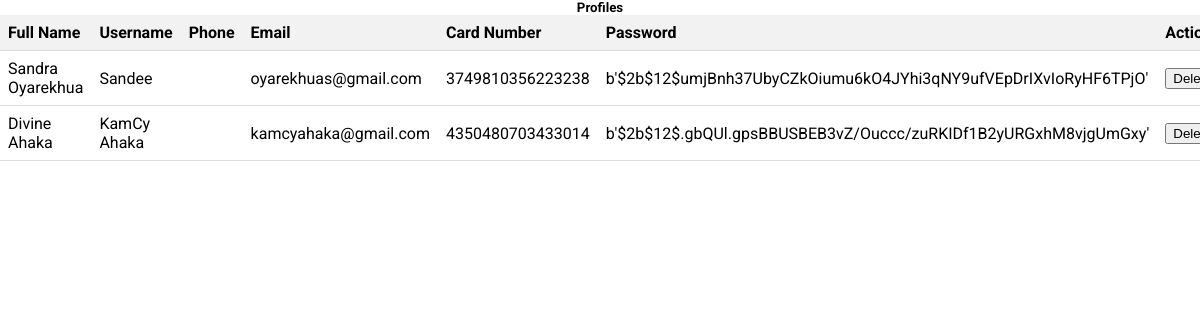
The page /profiles on the database as committed earlier.
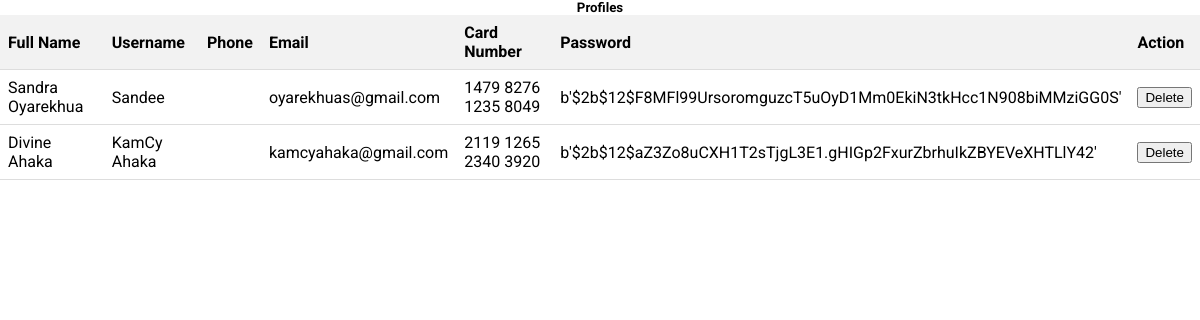
The same page on the database as committed later.
### main.py (models this page shows, shortened)
class Users(db.Model):
    id = db.Column("id", db.Integer, primary_key=True)
    fullname = db.Column(db.String(50))
    username = db.Column(db.String(20), unique=True)
    email = db.Column(db.String(50), unique=True)
    password = db.Column(db.String(50))
    card_no = db.Column(db.Integer())

### main.py (the view)
@app.route('/profiles', methods=["GET", "POST"])
def profiles():
    if request.method == "POST":
        user_id = request.form.get("user_id")
        user = Users.query.get(user_id)
        if user:
            db.session.delete(user)
            db.session.commit()
        else:
            return redirect(url_for('profiles'))
    else:
        accounts = Users.query.all()
        return render_template('profiles.html', accounts=accounts)
    return redirect(url_for('profiles'))

### templates/profiles.html (shortened to what this page needs)
<!DOCTYPE html>
<html lang="en">
<head>
    <link rel="stylesheet" type="text/css" href="{{ url_for('static', filename='profiles.css') }}">
</head>
<body>
    <h5>Profiles</h5>
    <table>
        <thead>
            <tr>
                <th>Full Name</th>
                <th>Username</th>
                <th>Phone</th>
                <th>Email</th>
                <th>Card Number</th>
                <th>Password</th>
                <th>Action</th>
            </tr>
        </thead>
        <tbody>
            {% for accounts in accounts %}
            <tr>
            <td>{{accounts.fullname}}</td>
            <td>{{accounts.username}}</td>
            <td>{{accounts.phone}}</td>
            <td>{{accounts.email}}</td>
            <td>{{accounts.card_no}}</td>
            <td>{{accounts.password}}</td>
                <td>
                    <form method="POST" action="{{ url_for('profiles') }}">
                <button type="submit">Delete</button>
                    </form>
                </td>
            </tr>
            {% endfor %}
        </tbody>
    </table>
</body>

### static/profiles.css (style rules this page uses)
* { margin: 0; }
body { background-color: white; font-family: 'Roboto'; color: black; text-align: center; }
table { width: 100%; border-collapse: collapse; }
th, td { padding: 8px; text-align: left; border-bottom: 1px solid #ddd; }
th { background-color: #f2f2f2; }

Rows that differ between the two databases and show on the page:
changed Users "Sandra Oyarekhua": card_no "3749810356223238" → "1479 8276 1235 8049"; password "b'$2b$12$umjBnh37UbyCZkOiumu6kO4JYhi3qNY9ufVEpDrIXvIoRyHF6TPjO'" → "b'$2b$12$F8MFl99UrsoromguzcT5uOyD1Mm0EkiN3tkHcc1N908biMMziGG0S'"
changed Users "Divine Ahaka": card_no "4350480703433014" → "2119 1265 2340 3920"; password "b'$2b$12$.gbQUl.gpsBBUSBEB3vZ/Ouccc/zuRKIDf1B2yURGxhM8vjgUmGxy'" → "b'$2b$12$aZ3Zo8uCXH1T2sTjgL3E1.gHIGp2FxurZbrhuIkZBYEVeXHTLlY42'"
